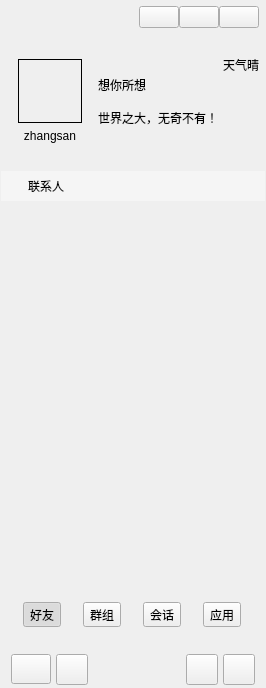
<?xml version="1.0" encoding="UTF-8"?>
<ui version="4.0">
 <class>MainWindow</class>
 <widget class="QWidget" name="MainWindow">
  <property name="geometry">
   <rect>
    <x>0</x>
    <y>0</y>
    <width>266</width>
    <height>688</height>
   </rect>
  </property>
  <property name="maximumSize">
   <size>
    <width>362</width>
    <height>16777215</height>
   </size>
  </property>
  <property name="windowTitle">
   <string>ChatMagic</string>
  </property>
  <property name="windowIcon">
   <iconset resource="images.qrc">
    <normaloff>:/resource/background/app.png</normaloff>:/resource/background/app.png</iconset>
  </property>
  <property name="styleSheet">
   <string notr="true"/>
  </property>
  <layout class="QVBoxLayout" name="verticalLayout">
   <property name="spacing">
    <number>0</number>
   </property>
   <property name="leftMargin">
    <number>1</number>
   </property>
   <property name="topMargin">
    <number>1</number>
   </property>
   <property name="rightMargin">
    <number>1</number>
   </property>
   <property name="bottomMargin">
    <number>1</number>
   </property>
   <item>
    <widget class="QWidget" name="widgetUserInfo" native="true">
     <property name="minimumSize">
      <size>
       <width>0</width>
       <height>170</height>
      </size>
     </property>
     <property name="maximumSize">
      <size>
       <width>16777215</width>
       <height>170</height>
      </size>
     </property>
     <layout class="QVBoxLayout" name="verticalLayout_9">
      <property name="spacing">
       <number>0</number>
      </property>
      <property name="leftMargin">
       <number>1</number>
      </property>
      <property name="topMargin">
       <number>1</number>
      </property>
      <property name="rightMargin">
       <number>1</number>
      </property>
      <property name="bottomMargin">
       <number>1</number>
      </property>
      <item>
       <widget class="QWidget" name="widgetWinBar" native="true">
        <property name="minimumSize">
         <size>
          <width>0</width>
          <height>30</height>
         </size>
        </property>
        <property name="maximumSize">
         <size>
          <width>16777215</width>
          <height>30</height>
         </size>
        </property>
        <layout class="QHBoxLayout" name="horizontalLayout_7">
         <property name="spacing">
          <number>0</number>
         </property>
         <property name="leftMargin">
          <number>0</number>
         </property>
         <property name="topMargin">
          <number>0</number>
         </property>
         <property name="rightMargin">
          <number>5</number>
         </property>
         <property name="bottomMargin">
          <number>0</number>
         </property>
         <item>
          <widget class="QLabel" name="label_9">
           <property name="minimumSize">
            <size>
             <width>30</width>
             <height>0</height>
            </size>
           </property>
           <property name="text">
            <string/>
           </property>
           <property name="pixmap">
            <pixmap resource="images.qrc">:/resource/images/robot.png</pixmap>
           </property>
          </widget>
         </item>
         <item>
          <spacer name="horizontalSpacer">
           <property name="orientation">
            <enum>Qt::Horizontal</enum>
           </property>
           <property name="sizeHint" stdset="0">
            <size>
             <width>220</width>
             <height>20</height>
            </size>
           </property>
          </spacer>
         </item>
         <item>
          <widget class="QPushButton" name="btnWinMenu">
           <property name="focusPolicy">
            <enum>Qt::NoFocus</enum>
           </property>
           <property name="text">
            <string/>
           </property>
          </widget>
         </item>
         <item>
          <widget class="QPushButton" name="btnWinMin">
           <property name="focusPolicy">
            <enum>Qt::NoFocus</enum>
           </property>
           <property name="text">
            <string/>
           </property>
           <property name="icon">
            <iconset resource="images.qrc">
             <normaloff>:/resource/common/ic_min.png</normaloff>:/resource/common/ic_min.png</iconset>
           </property>
          </widget>
         </item>
         <item>
          <widget class="QPushButton" name="btnWinClose">
           <property name="focusPolicy">
            <enum>Qt::NoFocus</enum>
           </property>
           <property name="text">
            <string/>
           </property>
           <property name="icon">
            <iconset resource="images.qrc">
             <normaloff>:/resource/common/ic_close_white.png</normaloff>:/resource/common/ic_close_white.png</iconset>
           </property>
          </widget>
         </item>
        </layout>
       </widget>
      </item>
      <item>
       <layout class="QHBoxLayout" name="horizontalLayout_8">
        <property name="spacing">
         <number>5</number>
        </property>
        <property name="leftMargin">
         <number>5</number>
        </property>
        <property name="rightMargin">
         <number>5</number>
        </property>
        <item>
         <widget class="QWidget" name="widget" native="true">
          <layout class="QVBoxLayout" name="verticalLayout_2">
           <item>
            <spacer name="verticalSpacer_4">
             <property name="orientation">
              <enum>Qt::Vertical</enum>
             </property>
             <property name="sizeHint" stdset="0">
              <size>
               <width>20</width>
               <height>40</height>
              </size>
             </property>
            </spacer>
           </item>
           <item>
            <widget class="QWidget" name="widgetHead" native="true">
             <property name="minimumSize">
              <size>
               <width>64</width>
               <height>64</height>
              </size>
             </property>
             <property name="maximumSize">
              <size>
               <width>64</width>
               <height>64</height>
              </size>
             </property>
             <property name="styleSheet">
              <string notr="true">border: 1px solid #000000;</string>
             </property>
             <layout class="QHBoxLayout" name="horizontalLayout_9">
              <property name="spacing">
               <number>0</number>
              </property>
              <property name="leftMargin">
               <number>0</number>
              </property>
              <property name="topMargin">
               <number>0</number>
              </property>
              <property name="rightMargin">
               <number>0</number>
              </property>
              <property name="bottomMargin">
               <number>0</number>
              </property>
             </layout>
            </widget>
           </item>
           <item>
            <widget class="QLabel" name="labelUser">
             <property name="text">
              <string>zhangsan</string>
             </property>
             <property name="alignment">
              <set>Qt::AlignCenter</set>
             </property>
            </widget>
           </item>
           <item>
            <spacer name="verticalSpacer_3">
             <property name="orientation">
              <enum>Qt::Vertical</enum>
             </property>
             <property name="sizeHint" stdset="0">
              <size>
               <width>20</width>
               <height>40</height>
              </size>
             </property>
            </spacer>
           </item>
          </layout>
         </widget>
        </item>
        <item>
         <layout class="QVBoxLayout" name="verticalLayout_7">
          <property name="spacing">
           <number>15</number>
          </property>
          <item>
           <spacer name="verticalSpacer_2">
            <property name="orientation">
             <enum>Qt::Vertical</enum>
            </property>
            <property name="sizeHint" stdset="0">
             <size>
              <width>20</width>
              <height>40</height>
             </size>
            </property>
           </spacer>
          </item>
          <item>
           <widget class="QLabel" name="labelUserName">
            <property name="text">
             <string>想你所想</string>
            </property>
           </widget>
          </item>
          <item>
           <widget class="QLabel" name="labelUserMask">
            <property name="text">
             <string>世界之大，无奇不有！</string>
            </property>
           </widget>
          </item>
          <item>
           <spacer name="verticalSpacer">
            <property name="orientation">
             <enum>Qt::Vertical</enum>
            </property>
            <property name="sizeHint" stdset="0">
             <size>
              <width>20</width>
              <height>40</height>
             </size>
            </property>
           </spacer>
          </item>
         </layout>
        </item>
        <item>
         <layout class="QVBoxLayout" name="verticalLayout_8">
          <item>
           <widget class="QLabel" name="label_10">
            <property name="text">
             <string>天气晴</string>
            </property>
            <property name="alignment">
             <set>Qt::AlignCenter</set>
            </property>
           </widget>
          </item>
          <item>
           <widget class="QLabel" name="label_12">
            <property name="text">
             <string/>
            </property>
            <property name="alignment">
             <set>Qt::AlignCenter</set>
            </property>
           </widget>
          </item>
         </layout>
        </item>
       </layout>
      </item>
     </layout>
    </widget>
   </item>
   <item>
    <widget class="AnimationStackedWidget" name="GCStackedWidget">
     <property name="styleSheet">
      <string notr="true"/>
     </property>
     <property name="currentIndex">
      <number>0</number>
     </property>
     <widget class="QWidget" name="page2">
      <layout class="QVBoxLayout" name="verticalLayout_4">
       <property name="spacing">
        <number>0</number>
       </property>
       <property name="leftMargin">
        <number>0</number>
       </property>
       <property name="topMargin">
        <number>0</number>
       </property>
       <property name="rightMargin">
        <number>0</number>
       </property>
       <property name="bottomMargin">
        <number>0</number>
       </property>
       <item>
        <widget class="QWidget" name="widgetFrindT" native="true">
         <property name="maximumSize">
          <size>
           <width>16777215</width>
           <height>30</height>
          </size>
         </property>
         <property name="styleSheet">
          <string notr="true">QWidget#widgetFrindT  {
	background-color: #5AFFFFFF;
}</string>
         </property>
         <layout class="QHBoxLayout" name="horizontalLayout_3" stretch="0,1">
          <property name="spacing">
           <number>10</number>
          </property>
          <property name="leftMargin">
           <number>10</number>
          </property>
          <property name="topMargin">
           <number>0</number>
          </property>
          <property name="rightMargin">
           <number>0</number>
          </property>
          <property name="bottomMargin">
           <number>0</number>
          </property>
          <item>
           <widget class="QLabel" name="label_3">
            <property name="text">
             <string/>
            </property>
            <property name="pixmap">
             <pixmap resource="images.qrc">:/resource/images/ic_user.png</pixmap>
            </property>
            <property name="scaledContents">
             <bool>false</bool>
            </property>
           </widget>
          </item>
          <item>
           <widget class="QLabel" name="label_4">
            <property name="text">
             <string>联系人</string>
            </property>
           </widget>
          </item>
         </layout>
        </widget>
       </item>
       <item>
        <widget class="QWidget" name="frindListWidget" native="true"/>
       </item>
      </layout>
     </widget>
     <widget class="QWidget" name="page3">
      <layout class="QVBoxLayout" name="verticalLayout_3">
       <property name="spacing">
        <number>0</number>
       </property>
       <property name="leftMargin">
        <number>0</number>
       </property>
       <property name="topMargin">
        <number>0</number>
       </property>
       <property name="rightMargin">
        <number>0</number>
       </property>
       <property name="bottomMargin">
        <number>0</number>
       </property>
       <item>
        <widget class="QWidget" name="widgetGroupT" native="true">
         <property name="maximumSize">
          <size>
           <width>16777215</width>
           <height>30</height>
          </size>
         </property>
         <property name="styleSheet">
          <string notr="true">QWidget#widgetGroupT  {
	background-color: #5AFFFFFF;
}</string>
         </property>
         <layout class="QHBoxLayout" name="horizontalLayout_4" stretch="0,1">
          <property name="spacing">
           <number>10</number>
          </property>
          <property name="leftMargin">
           <number>10</number>
          </property>
          <property name="topMargin">
           <number>0</number>
          </property>
          <property name="rightMargin">
           <number>0</number>
          </property>
          <property name="bottomMargin">
           <number>0</number>
          </property>
          <item>
           <widget class="QLabel" name="label_5">
            <property name="text">
             <string/>
            </property>
            <property name="pixmap">
             <pixmap resource="images.qrc">:/resource/images/ic_group.png</pixmap>
            </property>
            <property name="scaledContents">
             <bool>false</bool>
            </property>
           </widget>
          </item>
          <item>
           <widget class="QLabel" name="label_6">
            <property name="text">
             <string>群组</string>
            </property>
           </widget>
          </item>
         </layout>
        </widget>
       </item>
       <item>
        <widget class="QWidget" name="groupListWidget" native="true"/>
       </item>
      </layout>
     </widget>
     <widget class="QWidget" name="page">
      <layout class="QVBoxLayout" name="verticalLayout_10">
       <property name="spacing">
        <number>0</number>
       </property>
       <property name="leftMargin">
        <number>0</number>
       </property>
       <property name="topMargin">
        <number>0</number>
       </property>
       <property name="rightMargin">
        <number>0</number>
       </property>
       <property name="bottomMargin">
        <number>0</number>
       </property>
       <item>
        <widget class="QWidget" name="widgetConVT" native="true">
         <property name="maximumSize">
          <size>
           <width>16777215</width>
           <height>30</height>
          </size>
         </property>
         <property name="styleSheet">
          <string notr="true">QWidget#widgetConVT  {
	background-color: #5AFFFFFF;
}</string>
         </property>
         <layout class="QHBoxLayout" name="horizontalLayout_2" stretch="0,1">
          <property name="spacing">
           <number>10</number>
          </property>
          <property name="leftMargin">
           <number>10</number>
          </property>
          <property name="topMargin">
           <number>0</number>
          </property>
          <property name="rightMargin">
           <number>0</number>
          </property>
          <property name="bottomMargin">
           <number>0</number>
          </property>
          <item>
           <widget class="QLabel" name="label">
            <property name="text">
             <string/>
            </property>
            <property name="pixmap">
             <pixmap resource="images.qrc">:/resource/images/ic_chat.png</pixmap>
            </property>
            <property name="scaledContents">
             <bool>false</bool>
            </property>
           </widget>
          </item>
          <item>
           <widget class="QLabel" name="label_2">
            <property name="text">
             <string>会话</string>
            </property>
           </widget>
          </item>
         </layout>
        </widget>
       </item>
       <item>
        <widget class="QWidget" name="convationListWidget" native="true"/>
       </item>
      </layout>
     </widget>
     <widget class="QWidget" name="page_2">
      <layout class="QVBoxLayout" name="verticalLayout_6">
       <property name="spacing">
        <number>0</number>
       </property>
       <property name="leftMargin">
        <number>0</number>
       </property>
       <property name="topMargin">
        <number>0</number>
       </property>
       <property name="rightMargin">
        <number>0</number>
       </property>
       <property name="bottomMargin">
        <number>0</number>
       </property>
       <item>
        <widget class="QWidget" name="widgetApply" native="true">
         <property name="maximumSize">
          <size>
           <width>16777215</width>
           <height>30</height>
          </size>
         </property>
         <property name="styleSheet">
          <string notr="true">QWidget#widgetApply  {
	background-color: #5AFFFFFF;
}</string>
         </property>
         <layout class="QHBoxLayout" name="horizontalLayout_6" stretch="0,1">
          <property name="spacing">
           <number>10</number>
          </property>
          <property name="leftMargin">
           <number>10</number>
          </property>
          <property name="topMargin">
           <number>0</number>
          </property>
          <property name="rightMargin">
           <number>0</number>
          </property>
          <property name="bottomMargin">
           <number>0</number>
          </property>
          <item>
           <widget class="QLabel" name="label_7">
            <property name="text">
             <string/>
            </property>
            <property name="pixmap">
             <pixmap resource="images.qrc">:/resource/images/ic_app.png</pixmap>
            </property>
            <property name="scaledContents">
             <bool>false</bool>
            </property>
           </widget>
          </item>
          <item>
           <widget class="QLabel" name="label_8">
            <property name="text">
             <string>应用</string>
            </property>
           </widget>
          </item>
         </layout>
        </widget>
       </item>
       <item>
        <widget class="QWidget" name="widget_5" native="true"/>
       </item>
      </layout>
     </widget>
    </widget>
   </item>
   <item>
    <widget class="QWidget" name="widgetBottom" native="true">
     <property name="minimumSize">
      <size>
       <width>0</width>
       <height>110</height>
      </size>
     </property>
     <property name="maximumSize">
      <size>
       <width>16777215</width>
       <height>110</height>
      </size>
     </property>
     <layout class="QVBoxLayout" name="verticalLayout_5">
      <property name="spacing">
       <number>0</number>
      </property>
      <property name="leftMargin">
       <number>0</number>
      </property>
      <property name="topMargin">
       <number>0</number>
      </property>
      <property name="rightMargin">
       <number>0</number>
      </property>
      <property name="bottomMargin">
       <number>0</number>
      </property>
      <item>
       <widget class="QWidget" name="widgetButtons" native="true">
        <property name="minimumSize">
         <size>
          <width>0</width>
          <height>65</height>
         </size>
        </property>
        <layout class="QHBoxLayout" name="horizontalLayout">
         <property name="spacing">
          <number>0</number>
         </property>
         <property name="leftMargin">
          <number>0</number>
         </property>
         <property name="topMargin">
          <number>0</number>
         </property>
         <property name="rightMargin">
          <number>0</number>
         </property>
         <property name="bottomMargin">
          <number>0</number>
         </property>
         <item>
          <widget class="QToolButton" name="btnFrind">
           <property name="text">
            <string>好友</string>
           </property>
           <property name="icon">
            <iconset resource="images.qrc">
             <normaloff>:/resource/images/contacts.png</normaloff>:/resource/images/contacts.png</iconset>
           </property>
           <property name="iconSize">
            <size>
             <width>24</width>
             <height>24</height>
            </size>
           </property>
           <property name="checkable">
            <bool>true</bool>
           </property>
           <property name="checked">
            <bool>true</bool>
           </property>
           <property name="toolButtonStyle">
            <enum>Qt::ToolButtonTextUnderIcon</enum>
           </property>
          </widget>
         </item>
         <item>
          <widget class="QToolButton" name="btnGroup">
           <property name="text">
            <string>群组</string>
           </property>
           <property name="icon">
            <iconset resource="images.qrc">
             <normaloff>:/resource/images/group_normal.png</normaloff>:/resource/images/group_normal.png</iconset>
           </property>
           <property name="iconSize">
            <size>
             <width>24</width>
             <height>24</height>
            </size>
           </property>
           <property name="checkable">
            <bool>true</bool>
           </property>
           <property name="toolButtonStyle">
            <enum>Qt::ToolButtonTextUnderIcon</enum>
           </property>
          </widget>
         </item>
         <item>
          <widget class="QToolButton" name="btnConversation">
           <property name="toolTip">
            <string>会话</string>
           </property>
           <property name="text">
            <string>会话</string>
           </property>
           <property name="icon">
            <iconset resource="images.qrc">
             <normaloff>:/resource/images/conversation_normal.png</normaloff>:/resource/images/conversation_normal.png</iconset>
           </property>
           <property name="iconSize">
            <size>
             <width>24</width>
             <height>24</height>
            </size>
           </property>
           <property name="checkable">
            <bool>true</bool>
           </property>
           <property name="checked">
            <bool>false</bool>
           </property>
           <property name="toolButtonStyle">
            <enum>Qt::ToolButtonTextUnderIcon</enum>
           </property>
          </widget>
         </item>
         <item>
          <widget class="QToolButton" name="btnApplay">
           <property name="toolTip">
            <string>应用</string>
           </property>
           <property name="text">
            <string>应用</string>
           </property>
           <property name="icon">
            <iconset resource="images.qrc">
             <normaloff>:/resource/images/applay.png</normaloff>:/resource/images/applay.png</iconset>
           </property>
           <property name="iconSize">
            <size>
             <width>24</width>
             <height>24</height>
            </size>
           </property>
           <property name="checkable">
            <bool>true</bool>
           </property>
           <property name="checked">
            <bool>false</bool>
           </property>
           <property name="toolButtonStyle">
            <enum>Qt::ToolButtonTextUnderIcon</enum>
           </property>
          </widget>
         </item>
        </layout>
       </widget>
      </item>
      <item>
       <widget class="QWidget" name="widgetMenu" native="true">
        <property name="minimumSize">
         <size>
          <width>0</width>
          <height>35</height>
         </size>
        </property>
        <property name="maximumSize">
         <size>
          <width>16777215</width>
          <height>35</height>
         </size>
        </property>
        <layout class="QHBoxLayout" name="horizontalLayout_5">
         <property name="spacing">
          <number>5</number>
         </property>
         <property name="leftMargin">
          <number>10</number>
         </property>
         <property name="topMargin">
          <number>2</number>
         </property>
         <property name="rightMargin">
          <number>10</number>
         </property>
         <property name="bottomMargin">
          <number>2</number>
         </property>
         <item>
          <widget class="QPushButton" name="btnSysMenu">
           <property name="minimumSize">
            <size>
             <width>0</width>
             <height>30</height>
            </size>
           </property>
           <property name="toolTip">
            <string>系统菜单</string>
           </property>
           <property name="text">
            <string/>
           </property>
           <property name="icon">
            <iconset resource="images.qrc">
             <normaloff>:/resource/common/ic_sysmen.png</normaloff>:/resource/common/ic_sysmen.png</iconset>
           </property>
           <property name="iconSize">
            <size>
             <width>24</width>
             <height>24</height>
            </size>
           </property>
          </widget>
         </item>
         <item>
          <widget class="QToolButton" name="tbtnAddUser">
           <property name="minimumSize">
            <size>
             <width>0</width>
             <height>30</height>
            </size>
           </property>
           <property name="toolTip">
            <string>添加好友</string>
           </property>
           <property name="text">
            <string/>
           </property>
           <property name="icon">
            <iconset resource="images.qrc">
             <normaloff>:/resource/common/ic_user_add.png</normaloff>:/resource/common/ic_user_add.png</iconset>
           </property>
           <property name="iconSize">
            <size>
             <width>24</width>
             <height>24</height>
            </size>
           </property>
          </widget>
         </item>
         <item>
          <spacer name="horizontalSpacer_2">
           <property name="orientation">
            <enum>Qt::Horizontal</enum>
           </property>
           <property name="sizeHint" stdset="0">
            <size>
             <width>40</width>
             <height>20</height>
            </size>
           </property>
          </spacer>
         </item>
         <item>
          <widget class="QToolButton" name="tbtnWeather">
           <property name="minimumSize">
            <size>
             <width>0</width>
             <height>30</height>
            </size>
           </property>
           <property name="toolTip">
            <string>天气查询</string>
           </property>
           <property name="text">
            <string/>
           </property>
           <property name="icon">
            <iconset resource="images.qrc">
             <normaloff>:/resource/common/ic_weather.png</normaloff>:/resource/common/ic_weather.png</iconset>
           </property>
           <property name="iconSize">
            <size>
             <width>24</width>
             <height>24</height>
            </size>
           </property>
          </widget>
         </item>
         <item>
          <widget class="QToolButton" name="tbtnCalendar">
           <property name="minimumSize">
            <size>
             <width>0</width>
             <height>30</height>
            </size>
           </property>
           <property name="toolTip">
            <string>日历</string>
           </property>
           <property name="text">
            <string/>
           </property>
           <property name="icon">
            <iconset resource="images.qrc">
             <normaloff>:/resource/common/ic_calendar.png</normaloff>:/resource/common/ic_calendar.png</iconset>
           </property>
           <property name="iconSize">
            <size>
             <width>24</width>
             <height>24</height>
            </size>
           </property>
          </widget>
         </item>
        </layout>
       </widget>
      </item>
     </layout>
    </widget>
   </item>
  </layout>
 </widget>
 <layoutdefault spacing="6" margin="11"/>
 <customwidgets>
  <customwidget>
   <class>AnimationStackedWidget</class>
   <extends>QStackedWidget</extends>
   <header location="global">animationstackedwidget.h</header>
   <container>1</container>
  </customwidget>
 </customwidgets>
 <resources>
  <include location="images.qrc"/>
 </resources>
 <connections>
  <connection>
   <sender>btnWinMin</sender>
   <signal>clicked()</signal>
   <receiver>MainWindow</receiver>
   <slot>showMinimized()</slot>
   <hints>
    <hint type="sourcelabel">
     <x>265</x>
     <y>13</y>
    </hint>
    <hint type="destinationlabel">
     <x>330</x>
     <y>81</y>
    </hint>
   </hints>
  </connection>
  <connection>
   <sender>btnWinClose</sender>
   <signal>clicked()</signal>
   <receiver>MainWindow</receiver>
   <slot>hide()</slot>
   <hints>
    <hint type="sourcelabel">
     <x>288</x>
     <y>17</y>
    </hint>
    <hint type="destinationlabel">
     <x>399</x>
     <y>54</y>
    </hint>
   </hints>
  </connection>
 </connections>
</ui>
